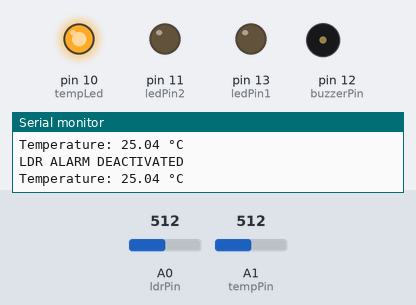
This sketch was run on a simulated Arduino Uno, built with avr-gcc and run on an emulated ATmega328P. On the bench: output pins drawn as LEDs (lit = HIGH), buzzer (waves = sounding), the last lines printed to the serial monitor. Inputs (shaded band) come from the test bench; at power-on: A0 (ldrPin) = 512, A1 (tempPin) = 512.

Above: at 1.3 s.
1.4 s: A0 (ldrPin) set to 417
2.9 s: A0 (ldrPin) set to 386
At 3.3 s:
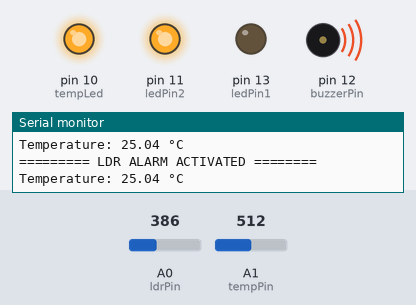
4.5 s: A0 (ldrPin) set to 410
At 5.8 s:
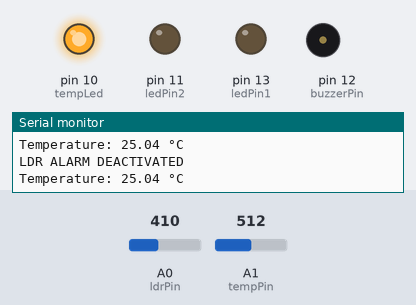
Timing chart, 0 to 7.5 s (numbered marks = the images above; inputs shaded):
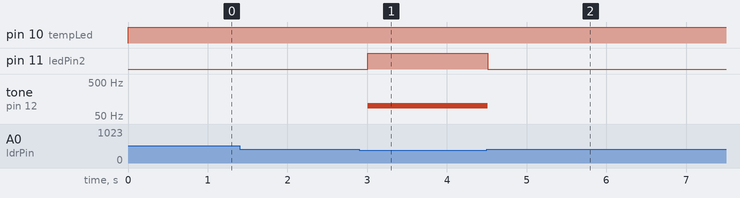

Measured:
- the behaviour switches between 401 and 400 on A0 (ldrPin) (found by bisection; images 0 and 1)
- after the input at 2.9 s, pin 11 (ledPin2): LOW → HIGH after 0.11 s; tone on pin 12 (buzzerPin): silent → 100 Hz after 0.11 s
- after the input at 4.5 s, pin 11 (ledPin2): HIGH → LOW at once; tone on pin 12 (buzzerPin): 100 Hz → silent at once

The sketch:

environmental_alert_system_sketch.ino
```cpp
// === Pin Definitions ===
const int ledPin1 = 13;       // Temperature Alert LED
const int buzzerPin = 12;     // Buzzer
const int ldrPin = A0;        // LDR sensor pin
const int tempPin = A1;       // Thermistor pin
const int ledPin2 = 11;       // LDR Alert LED
const int tempLed = 10;       // Normal Temperature LED

// === Thermistor Constants ===
const float seriesResistor = 10000.0;      // 10k resistor in series
const float nominalResistance = 10000.0;   // 10k at 25°C
const float nominalTemperature = 25.0;     // 25°C baseline
const float bCoefficient = 3950.0;         // B value
const float adcMax = 1023.0;

void setup() {
  Serial.begin(9600);
  pinMode(ledPin1, OUTPUT);
  pinMode(ledPin2, OUTPUT);
  pinMode(buzzerPin, OUTPUT);
  pinMode(tempLed, OUTPUT);
}

void loop() {
  // === LDR Section ===
  int ldrValue = analogRead(ldrPin);
  if (ldrValue <= 400) {
    tone(buzzerPin, 100);
    digitalWrite(ledPin2, HIGH);
    Serial.println("========= LDR ALARM ACTIVATED ========");
  } else {
    noTone(buzzerPin);
    digitalWrite(ledPin2, LOW);
    Serial.println("LDR ALARM DEACTIVATED");
  }

  // === Thermistor Section ===
  int analogValue = analogRead(tempPin);
  float voltage = analogValue * (5.0 / adcMax);
  float resistance = seriesResistor * (adcMax / analogValue - 1.0);

  float steinhart;
  steinhart = resistance / nominalResistance;        // (R/Ro)
  steinhart = log(steinhart);                        // ln(R/Ro)
  steinhart /= bCoefficient;                         // 1/B * ln(R/Ro)
  steinhart += 1.0 / (nominalTemperature + 273.15);  // + (1/To)
  steinhart = 1.0 / steinhart;                       // Invert
  float temperatureC = steinhart - 273.15;           // Convert to °C

  Serial.print("Temperature: ");
  Serial.print(temperatureC);
  Serial.println(" °C");

  if (temperatureC >= 105.0) {
    digitalWrite(ledPin1, HIGH);   // High temp alert LED ON
    digitalWrite(tempLed, LOW);    // Normal temp LED OFF
    tone(buzzerPin, 150);           // Buzzer ON
    Serial.println("🔥 Temperature TOO HIGH!");
  } else {
    digitalWrite(tempLed, HIGH);   // Normal temp LED ON
    digitalWrite(ledPin1, LOW);    // Alert LED OFF
  }

  delay(500);
}
```
